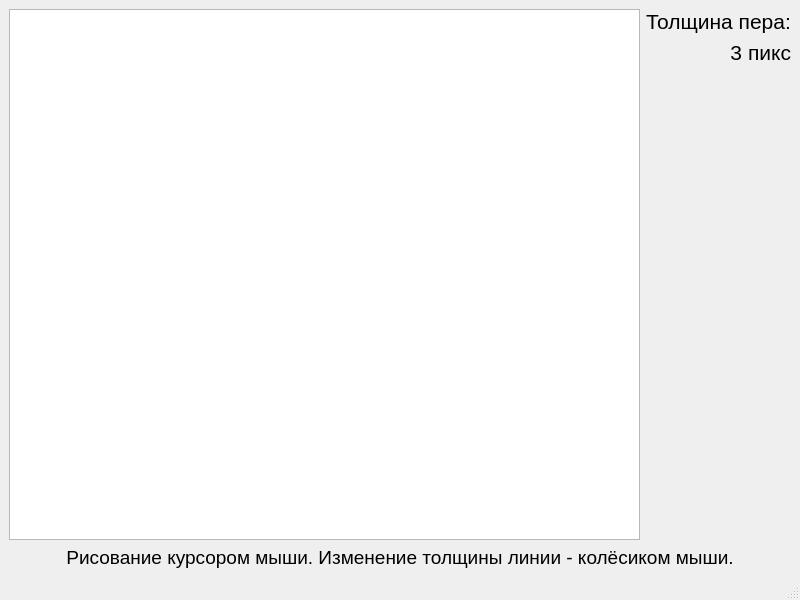
<?xml version="1.0" encoding="UTF-8"?>
<ui version="4.0">
 <class>MainWindow</class>
 <widget class="QMainWindow" name="MainWindow">
  <property name="geometry">
   <rect>
    <x>0</x>
    <y>0</y>
    <width>800</width>
    <height>600</height>
   </rect>
  </property>
  <property name="windowTitle">
   <string>MainWindow</string>
  </property>
  <widget class="QWidget" name="centralwidget">
   <layout class="QGridLayout" name="gridLayout">
    <item row="0" column="1">
     <layout class="QVBoxLayout" name="verticalLayout">
      <item>
       <widget class="QLabel" name="lblWidthHeader">
        <property name="font">
         <font>
          <pointsize>16</pointsize>
         </font>
        </property>
        <property name="text">
         <string>Толщина пера:</string>
        </property>
       </widget>
      </item>
      <item>
       <layout class="QHBoxLayout" name="horizontalLayout">
        <item>
         <widget class="QLabel" name="lblWidth">
          <property name="font">
           <font>
            <pointsize>16</pointsize>
           </font>
          </property>
          <property name="text">
           <string>3</string>
          </property>
          <property name="alignment">
           <set>Qt::AlignRight|Qt::AlignTrailing|Qt::AlignVCenter</set>
          </property>
         </widget>
        </item>
        <item>
         <widget class="QLabel" name="lblWidthPix">
          <property name="sizePolicy">
           <sizepolicy hsizetype="Maximum" vsizetype="Preferred">
            <horstretch>0</horstretch>
            <verstretch>0</verstretch>
           </sizepolicy>
          </property>
          <property name="font">
           <font>
            <pointsize>16</pointsize>
           </font>
          </property>
          <property name="text">
           <string>пикс</string>
          </property>
          <property name="alignment">
           <set>Qt::AlignRight|Qt::AlignTrailing|Qt::AlignVCenter</set>
          </property>
         </widget>
        </item>
       </layout>
      </item>
      <item>
       <spacer name="verticalSpacer">
        <property name="orientation">
         <enum>Qt::Vertical</enum>
        </property>
        <property name="sizeHint" stdset="0">
         <size>
          <width>20</width>
          <height>40</height>
         </size>
        </property>
       </spacer>
      </item>
     </layout>
    </item>
    <item row="0" column="0">
     <widget class="MouseGraphicsView" name="gvDrawer"/>
    </item>
    <item row="1" column="0" colspan="2">
     <widget class="QLabel" name="lblInstructions">
      <property name="font">
       <font>
        <pointsize>14</pointsize>
       </font>
      </property>
      <property name="text">
       <string>Рисование курсором мыши. Изменение толщины линии - колёсиком мыши.</string>
      </property>
      <property name="alignment">
       <set>Qt::AlignCenter</set>
      </property>
     </widget>
    </item>
   </layout>
  </widget>
  <widget class="QMenuBar" name="menubar">
   <property name="geometry">
    <rect>
     <x>0</x>
     <y>0</y>
     <width>800</width>
     <height>22</height>
    </rect>
   </property>
  </widget>
  <widget class="QStatusBar" name="statusbar"/>
 </widget>
 <customwidgets>
  <customwidget>
   <class>MouseGraphicsView</class>
   <extends>QGraphicsView</extends>
   <header>mousegraphicsview.h</header>
  </customwidget>
 </customwidgets>
 <resources/>
 <connections/>
</ui>
